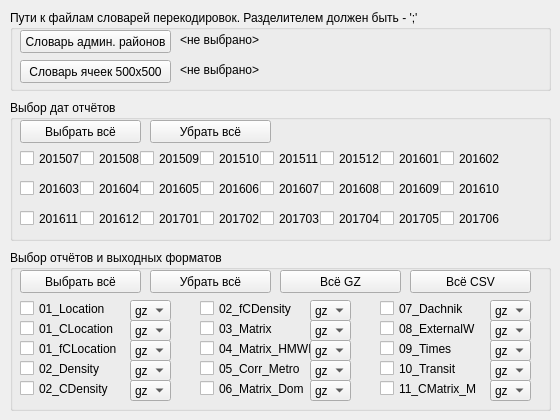
      <widget class="QWidget" name="tab2015">
       <attribute name="title">
        <string>2015</string>
       </attribute>
       <widget class="QGroupBox" name="groupBoxDicts2015">
        <property name="enabled">
         <bool>true</bool>
        </property>
        <property name="geometry">
         <rect>
          <x>10</x>
          <y>10</y>
          <width>541</width>
          <height>81</height>
         </rect>
        </property>
        <property name="title">
         <string>Пути к файлам словарей перекодировок. Разделителем должен быть - ';'</string>
        </property>
        <widget class="QPushButton" name="pushButtonCellsDict2015">
         <property name="geometry">
          <rect>
           <x>10</x>
           <y>50</y>
           <width>151</width>
           <height>23</height>
          </rect>
         </property>
         <property name="text">
          <string>Словарь ячеек 500х500</string>
         </property>
        </widget>
        <widget class="QPushButton" name="pushButtonAdmDict2015">
         <property name="geometry">
          <rect>
           <x>10</x>
           <y>20</y>
           <width>151</width>
           <height>23</height>
          </rect>
         </property>
         <property name="text">
          <string>Словарь админ. районов</string>
         </property>
        </widget>
        <widget class="QLabel" name="labCellsDict2015">
         <property name="geometry">
          <rect>
           <x>170</x>
           <y>50</y>
           <width>361</width>
           <height>21</height>
          </rect>
         </property>
         <property name="text">
          <string>&lt;не выбрано&gt;</string>
         </property>
        </widget>
        <widget class="QLabel" name="labAdmDict2015">
         <property name="geometry">
          <rect>
           <x>170</x>
           <y>20</y>
           <width>361</width>
           <height>21</height>
          </rect>
         </property>
         <property name="text">
          <string>&lt;не выбрано&gt;</string>
         </property>
        </widget>
       </widget>
       <widget class="QGroupBox" name="groupBoxReports2015">
        <property name="enabled">
         <bool>true</bool>
        </property>
        <property name="geometry">
         <rect>
          <x>10</x>
          <y>250</y>
          <width>541</width>
          <height>161</height>
         </rect>
        </property>
        <property name="title">
         <string>Выбор отчётов и выходных форматов</string>
        </property>
        <widget class="QCheckBox" name="checkBox01_Location2015">
         <property name="geometry">
          <rect>
           <x>10</x>
           <y>50</y>
           <width>111</width>
           <height>17</height>
          </rect>
         </property>
         <property name="text">
          <string>01_Location</string>
         </property>
        </widget>
        <widget class="QCheckBox" name="checkBox01_CLocation2015">
         <property name="geometry">
          <rect>
           <x>10</x>
           <y>70</y>
           <width>111</width>
           <height>17</height>
          </rect>
         </property>
         <property name="text">
          <string>01_CLocation</string>
         </property>
        </widget>
        <widget class="QCheckBox" name="checkBox01_fCLocation2015">
         <property name="geometry">
          <rect>
           <x>10</x>
           <y>90</y>
           <width>111</width>
           <height>17</height>
          </rect>
         </property>
         <property name="text">
          <string>01_fCLocation</string>
         </property>
        </widget>
        <widget class="QCheckBox" name="checkBox02_Density2015">
         <property name="geometry">
          <rect>
           <x>10</x>
           <y>110</y>
           <width>111</width>
           <height>17</height>
          </rect>
         </property>
         <property name="text">
          <string>02_Density</string>
         </property>
        </widget>
        <widget class="QCheckBox" name="checkBox02_CDensity2015">
         <property name="geometry">
          <rect>
           <x>10</x>
           <y>130</y>
           <width>111</width>
           <height>17</height>
          </rect>
         </property>
         <property name="text">
          <string>02_CDensity</string>
         </property>
        </widget>
        <widget class="QComboBox" name="comboBox02_CDensity2015">
         <property name="geometry">
          <rect>
           <x>120</x>
           <y>130</y>
           <width>41</width>
           <height>21</height>
          </rect>
         </property>
         <item>
          <property name="text">
           <string>gz</string>
          </property>
         </item>
         <item>
          <property name="text">
           <string>csv</string>
          </property>
         </item>
        </widget>
        <widget class="QComboBox" name="comboBox02_Density2015">
         <property name="geometry">
          <rect>
           <x>120</x>
           <y>110</y>
           <width>41</width>
           <height>21</height>
          </rect>
         </property>
         <item>
          <property name="text">
           <string>gz</string>
          </property>
         </item>
         <item>
          <property name="text">
           <string>csv</string>
          </property>
         </item>
        </widget>
        <widget class="QComboBox" name="comboBox01_fCLocation2015">
         <property name="geometry">
          <rect>
           <x>120</x>
           <y>90</y>
           <width>41</width>
           <height>21</height>
          </rect>
         </property>
         <item>
          <property name="text">
           <string>gz</string>
          </property>
         </item>
         <item>
          <property name="text">
           <string>csv</string>
          </property>
         </item>
        </widget>
        <widget class="QComboBox" name="comboBox01_CLocation2015">
         <property name="geometry">
          <rect>
           <x>120</x>
           <y>70</y>
           <width>41</width>
           <height>21</height>
          </rect>
         </property>
         <item>
          <property name="text">
           <string>gz</string>
          </property>
         </item>
         <item>
          <property name="text">
           <string>csv</string>
          </property>
         </item>
        </widget>
        <widget class="QComboBox" name="comboBox01_Location2015">
         <property name="geometry">
          <rect>
           <x>120</x>
           <y>50</y>
           <width>41</width>
           <height>21</height>
          </rect>
         </property>
         <item>
          <property name="text">
           <string>gz</string>
          </property>
         </item>
         <item>
          <property name="text">
           <string>csv</string>
          </property>
         </item>
        </widget>
        <widget class="QCheckBox" name="checkBox06_MatrixDom2015">
         <property name="geometry">
          <rect>
           <x>190</x>
           <y>130</y>
           <width>111</width>
           <height>17</height>
          </rect>
         </property>
         <property name="text">
          <string>06_Matrix_Dom</string>
         </property>
        </widget>
        <widget class="QComboBox" name="comboBox04_Matrix_HMWK2015">
         <property name="geometry">
          <rect>
           <x>300</x>
           <y>90</y>
           <width>41</width>
           <height>21</height>
          </rect>
         </property>
         <item>
          <property name="text">
           <string>gz</string>
          </property>
         </item>
         <item>
          <property name="text">
           <string>csv</string>
          </property>
         </item>
        </widget>
        <widget class="QComboBox" name="comboBox03_Matrix2015">
         <property name="geometry">
          <rect>
           <x>300</x>
           <y>70</y>
           <width>41</width>
           <height>21</height>
          </rect>
         </property>
         <item>
          <property name="text">
           <string>gz</string>
          </property>
         </item>
         <item>
          <property name="text">
           <string>csv</string>
          </property>
         </item>
        </widget>
        <widget class="QComboBox" name="comboBox02_fCDensity2015">
         <property name="geometry">
          <rect>
           <x>300</x>
           <y>50</y>
           <width>41</width>
           <height>21</height>
          </rect>
         </property>
         <item>
          <property name="text">
           <string>gz</string>
          </property>
         </item>
         <item>
          <property name="text">
           <string>csv</string>
          </property>
         </item>
        </widget>
        <widget class="QCheckBox" name="checkBox03_Matrix2015">
         <property name="geometry">
          <rect>
           <x>190</x>
           <y>70</y>
           <width>111</width>
           <height>17</height>
          </rect>
         </property>
         <property name="text">
          <string>03_Matrix</string>
         </property>
        </widget>
        <widget class="QCheckBox" name="checkBox05_Corr_Metro2015">
         <property name="geometry">
          <rect>
           <x>190</x>
           <y>110</y>
           <width>111</width>
           <height>17</height>
          </rect>
         </property>
         <property name="text">
          <string>05_Corr_Metro</string>
         </property>
        </widget>
        <widget class="QComboBox" name="comboBox06_MatrixDom2015">
         <property name="geometry">
          <rect>
           <x>300</x>
           <y>130</y>
           <width>41</width>
           <height>21</height>
          </rect>
         </property>
         <item>
          <property name="text">
           <string>gz</string>
          </property>
         </item>
         <item>
          <property name="text">
           <string>csv</string>
          </property>
         </item>
        </widget>
        <widget class="QComboBox" name="comboBox05_Corr_Metro2015">
         <property name="geometry">
          <rect>
           <x>300</x>
           <y>110</y>
           <width>41</width>
           <height>21</height>
          </rect>
         </property>
         <item>
          <property name="text">
           <string>gz</string>
          </property>
         </item>
         <item>
          <property name="text">
           <string>csv</string>
          </property>
         </item>
        </widget>
        <widget class="QCheckBox" name="checkBox04_Matrix_HMWK2015">
         <property name="geometry">
          <rect>
           <x>190</x>
           <y>90</y>
           <width>111</width>
           <height>17</height>
          </rect>
         </property>
         <property name="text">
          <string>04_Matrix_HMWK</string>
         </property>
        </widget>
        <widget class="QCheckBox" name="checkBox02_fCDensity2015">
         <property name="geometry">
          <rect>
           <x>190</x>
           <y>50</y>
           <width>111</width>
           <height>17</height>
          </rect>
         </property>
         <property name="text">
          <string>02_fCDensity</string>
         </property>
        </widget>
        <widget class="QComboBox" name="comboBox07_Dachnik2015">
         <property name="geometry">
          <rect>
           <x>480</x>
           <y>50</y>
           <width>41</width>
           <height>21</height>
          </rect>
         </property>
         <item>
          <property name="text">
           <string>gz</string>
          </property>
         </item>
         <item>
          <property name="text">
           <string>csv</string>
          </property>
         </item>
        </widget>
        <widget class="QComboBox" name="comboBox10_Transit2015">
         <property name="geometry">
          <rect>
           <x>480</x>
           <y>110</y>
           <width>41</width>
           <height>21</height>
          </rect>
         </property>
         <item>
          <property name="text">
           <string>gz</string>
          </property>
         </item>
         <item>
          <property name="text">
           <string>csv</string>
          </property>
         </item>
        </widget>
        <widget class="QCheckBox" name="checkBox08_ExternalW2015">
         <property name="geometry">
          <rect>
           <x>370</x>
           <y>70</y>
           <width>111</width>
           <height>17</height>
          </rect>
         </property>
         <property name="text">
          <string>08_ExternalW</string>
         </property>
        </widget>
        <widget class="QCheckBox" name="checkBox11_CMatrixM2015">
         <property name="geometry">
          <rect>
           <x>370</x>
           <y>130</y>
           <width>111</width>
           <height>17</height>
          </rect>
         </property>
         <property name="text">
          <string>11_CMatrix_M</string>
         </property>
        </widget>
        <widget class="QCheckBox" name="checkBox09_Times2015">
         <property name="geometry">
          <rect>
           <x>370</x>
           <y>90</y>
           <width>111</width>
           <height>17</height>
          </rect>
         </property>
         <property name="text">
          <string>09_Times</string>
         </property>
        </widget>
        <widget class="QCheckBox" name="checkBox10_Transit2015">
         <property name="geometry">
          <rect>
           <x>370</x>
           <y>110</y>
           <width>111</width>
           <height>17</height>
          </rect>
         </property>
         <property name="text">
          <string>10_Transit</string>
         </property>
        </widget>
        <widget class="QComboBox" name="comboBox08_ExternalW2015">
         <property name="geometry">
          <rect>
           <x>480</x>
           <y>70</y>
           <width>41</width>
           <height>21</height>
          </rect>
         </property>
         <item>
          <property name="text">
           <string>gz</string>
          </property>
         </item>
         <item>
          <property name="text">
           <string>csv</string>
          </property>
         </item>
        </widget>
        <widget class="QComboBox" name="comboBox09_Times2015">
         <property name="geometry">
          <rect>
           <x>480</x>
           <y>90</y>
           <width>41</width>
           <height>21</height>
          </rect>
         </property>
         <item>
          <property name="text">
           <string>gz</string>
          </property>
         </item>
         <item>
          <property name="text">
           <string>csv</string>
          </property>
         </item>
        </widget>
        <widget class="QComboBox" name="comboBox11_CMatrixM2015">
         <property name="geometry">
          <rect>
           <x>480</x>
           <y>130</y>
           <width>41</width>
           <height>21</height>
          </rect>
         </property>
         <item>
          <property name="text">
           <string>gz</string>
          </property>
         </item>
         <item>
          <property name="text">
           <string>csv</string>
          </property>
         </item>
        </widget>
        <widget class="QCheckBox" name="checkBox07_Dachnik2015">
         <property name="geometry">
          <rect>
           <x>370</x>
           <y>50</y>
           <width>111</width>
           <height>17</height>
          </rect>
         </property>
         <property name="text">
          <string>07_Dachnik</string>
         </property>
        </widget>
        <widget class="QPushButton" name="pushButtonSetGZ2015">
         <property name="geometry">
          <rect>
           <x>270</x>
           <y>20</y>
           <width>121</width>
           <height>23</height>
          </rect>
         </property>
         <property name="text">
          <string>Всё GZ</string>
         </property>
        </widget>
        <widget class="QPushButton" name="pushButtonSetCSV2015">
         <property name="geometry">
          <rect>
           <x>400</x>
           <y>20</y>
           <width>121</width>
           <height>23</height>
          </rect>
         </property>
         <property name="text">
          <string>Всё CSV</string>
         </property>
        </widget>
        <widget class="QPushButton" name="pushButtonUncheckAllReports2015">
         <property name="geometry">
          <rect>
           <x>140</x>
           <y>20</y>
           <width>121</width>
           <height>23</height>
          </rect>
         </property>
         <property name="text">
          <string>Убрать всё</string>
         </property>
        </widget>
        <widget class="QPushButton" name="pushButtonCheckAllReports2015">
         <property name="geometry">
          <rect>
           <x>10</x>
           <y>20</y>
           <width>121</width>
           <height>23</height>
          </rect>
         </property>
         <property name="text">
          <string>Выбрать всё</string>
         </property>
        </widget>
       </widget>
       <widget class="QGroupBox" name="groupBoxDates2015">
        <property name="geometry">
         <rect>
          <x>10</x>
          <y>100</y>
          <width>541</width>
          <height>141</height>
         </rect>
        </property>
        <property name="title">
         <string>Выбор дат отчётов</string>
        </property>
        <widget class="QCheckBox" name="checkBox201507">
         <property name="geometry">
          <rect>
           <x>10</x>
           <y>50</y>
           <width>61</width>
           <height>17</height>
          </rect>
         </property>
         <property name="text">
          <string>201507</string>
         </property>
        </widget>
        <widget class="QCheckBox" name="checkBox201508">
         <property name="geometry">
          <rect>
           <x>70</x>
           <y>50</y>
           <width>61</width>
           <height>17</height>
          </rect>
         </property>
         <property name="text">
          <string>201508</string>
         </property>
        </widget>
        <widget class="QCheckBox" name="checkBox201509">
         <property name="geometry">
          <rect>
           <x>130</x>
           <y>50</y>
           <width>61</width>
           <height>17</height>
          </rect>
         </property>
         <property name="text">
          <string>201509</string>
         </property>
        </widget>
        <widget class="QCheckBox" name="checkBox201510">
         <property name="geometry">
          <rect>
           <x>190</x>
           <y>50</y>
           <width>61</width>
           <height>17</height>
          </rect>
         </property>
         <property name="text">
          <string>201510</string>
         </property>
        </widget>
        <widget class="QCheckBox" name="checkBox201511">
         <property name="geometry">
          <rect>
           <x>250</x>
           <y>50</y>
           <width>61</width>
           <height>17</height>
          </rect>
         </property>
         <property name="text">
          <string>201511</string>
         </property>
        </widget>
        <widget class="QCheckBox" name="checkBox201512">
         <property name="geometry">
          <rect>
           <x>310</x>
           <y>50</y>
           <width>61</width>
           <height>17</height>
          </rect>
         </property>
         <property name="text">
          <string>201512</string>
         </property>
        </widget>
        <widget class="QCheckBox" name="checkBox201601">
         <property name="geometry">
          <rect>
           <x>370</x>
           <y>50</y>
           <width>61</width>
           <height>17</height>
          </rect>
         </property>
         <property name="text">
          <string>201601</string>
         </property>
        </widget>
        <widget class="QCheckBox" name="checkBox201602">
         <property name="geometry">
          <rect>
           <x>430</x>
           <y>50</y>
           <width>61</width>
           <height>17</height>
          </rect>
         </property>
         <property name="text">
          <string>201602</string>
         </property>
        </widget>
        <widget class="QCheckBox" name="checkBox201603">
         <property name="geometry">
          <rect>
           <x>10</x>
           <y>80</y>
           <width>61</width>
           <height>17</height>
          </rect>
         </property>
         <property name="text">
          <string>201603</string>
         </property>
        </widget>
        <widget class="QCheckBox" name="checkBox201604">
         <property name="geometry">
          <rect>
           <x>70</x>
           <y>80</y>
           <width>61</width>
           <height>17</height>
          </rect>
         </property>
         <property name="text">
          <string>201604</string>
         </property>
        </widget>
        <widget class="QCheckBox" name="checkBox201605">
         <property name="geometry">
          <rect>
           <x>130</x>
           <y>80</y>
           <width>61</width>
           <height>17</height>
          </rect>
         </property>
         <property name="text">
          <string>201605</string>
         </property>
        </widget>
        <widget class="QCheckBox" name="checkBox201606">
         <property name="geometry">
          <rect>
           <x>190</x>
           <y>80</y>
           <width>61</width>
           <height>17</height>
          </rect>
         </property>
         <property name="text">
          <string>201606</string>
         </property>
        </widget>
        <widget class="QCheckBox" name="checkBox201607">
         <property name="geometry">
          <rect>
           <x>250</x>
           <y>80</y>
           <width>61</width>
           <height>17</height>
          </rect>
         </property>
         <property name="text">
          <string>201607</string>
         </property>
        </widget>
        <widget class="QCheckBox" name="checkBox201608">
         <property name="geometry">
          <rect>
           <x>310</x>
           <y>80</y>
           <width>61</width>
           <height>17</height>
          </rect>
         </property>
         <property name="text">
          <string>201608</string>
         </property>
        </widget>
        <widget class="QCheckBox" name="checkBox201609">
         <property name="geometry">
          <rect>
           <x>370</x>
           <y>80</y>
           <width>61</width>
           <height>17</height>
          </rect>
         </property>
         <property name="text">
          <string>201609</string>
         </property>
        </widget>
        <widget class="QCheckBox" name="checkBox201610">
         <property name="geometry">
          <rect>
           <x>430</x>
           <y>80</y>
           <width>61</width>
           <height>17</height>
          </rect>
         </property>
         <property name="text">
          <string>201610</string>
         </property>
        </widget>
        <widget class="QCheckBox" name="checkBox201705">
         <property name="geometry">
          <rect>
           <x>370</x>
           <y>110</y>
           <width>61</width>
           <height>17</height>
          </rect>
         </property>
         <property name="text">
          <string>201705</string>
         </property>
        </widget>
        <widget class="QCheckBox" name="checkBox201611">
         <property name="geometry">
          <rect>
           <x>10</x>
           <y>110</y>
           <width>61</width>
           <height>17</height>
          </rect>
         </property>
         <property name="text">
          <string>201611</string>
         </property>
        </widget>
        <widget class="QCheckBox" name="checkBox201706">
         <property name="geometry">
          <rect>
           <x>430</x>
           <y>110</y>
           <width>61</width>
           <height>17</height>
          </rect>
         </property>
         <property name="text">
          <string>201706</string>
         </property>
        </widget>
        <widget class="QCheckBox" name="checkBox201702">
         <property name="geometry">
          <rect>
           <x>190</x>
           <y>110</y>
           <width>61</width>
           <height>17</height>
          </rect>
         </property>
         <property name="text">
          <string>201702</string>
         </property>
        </widget>
        <widget class="QCheckBox" name="checkBox201704">
         <property name="geometry">
          <rect>
           <x>310</x>
           <y>110</y>
           <width>61</width>
           <height>17</height>
          </rect>
         </property>
         <property name="text">
          <string>201704</string>
         </property>
        </widget>
        <widget class="QCheckBox" name="checkBox201612">
         <property name="geometry">
          <rect>
           <x>70</x>
           <y>110</y>
           <width>61</width>
           <height>17</height>
          </rect>
         </property>
         <property name="text">
          <string>201612</string>
         </property>
        </widget>
        <widget class="QCheckBox" name="checkBox201703">
         <property name="geometry">
          <rect>
           <x>250</x>
           <y>110</y>
           <width>61</width>
           <height>17</height>
          </rect>
         </property>
         <property name="text">
          <string>201703</string>
         </property>
        </widget>
        <widget class="QCheckBox" name="checkBox201701">
         <property name="geometry">
          <rect>
           <x>130</x>
           <y>110</y>
           <width>61</width>
           <height>17</height>
          </rect>
         </property>
         <property name="text">
          <string>201701</string>
         </property>
        </widget>
        <widget class="QPushButton" name="pushButtonCheckAllDates2015">
         <property name="geometry">
          <rect>
           <x>10</x>
           <y>20</y>
           <width>121</width>
           <height>23</height>
          </rect>
         </property>
         <property name="text">
          <string>Выбрать всё</string>
         </property>
        </widget>
        <widget class="QPushButton" name="pushButtonUncheckAllDates2015">
         <property name="geometry">
          <rect>
           <x>140</x>
           <y>20</y>
           <width>121</width>
           <height>23</height>
          </rect>
         </property>
         <property name="text">
          <string>Убрать всё</string>
         </property>
        </widget>
       </widget>
      </widget>
